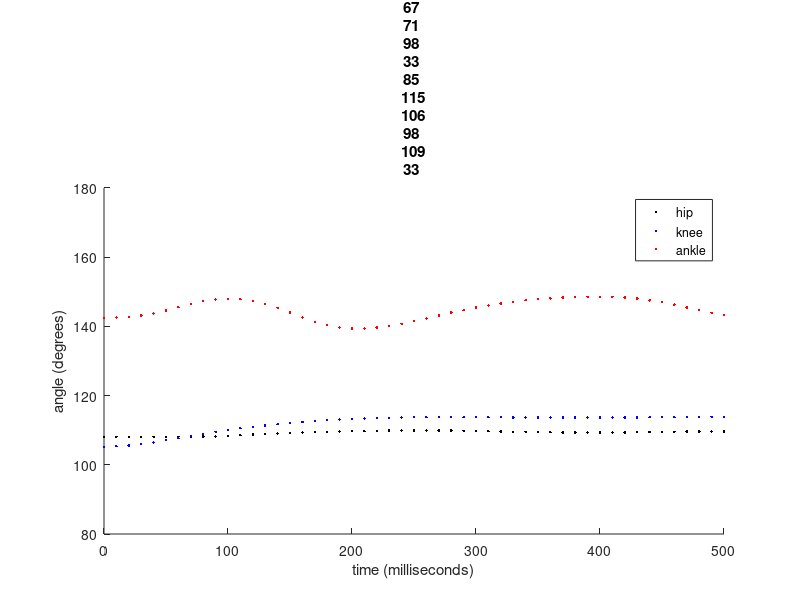
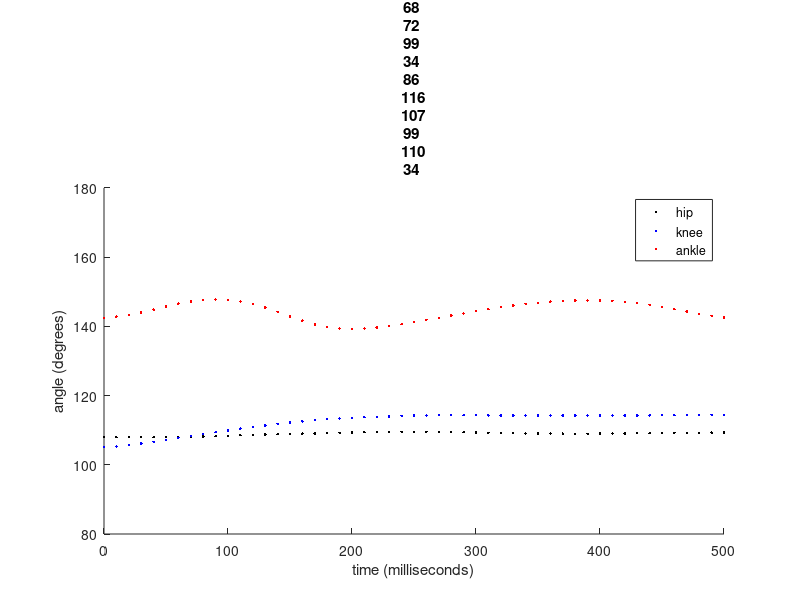
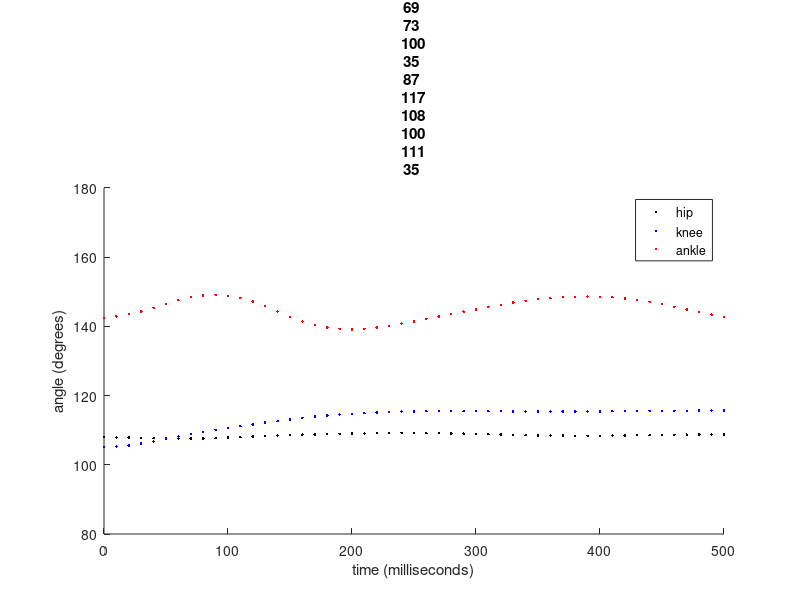
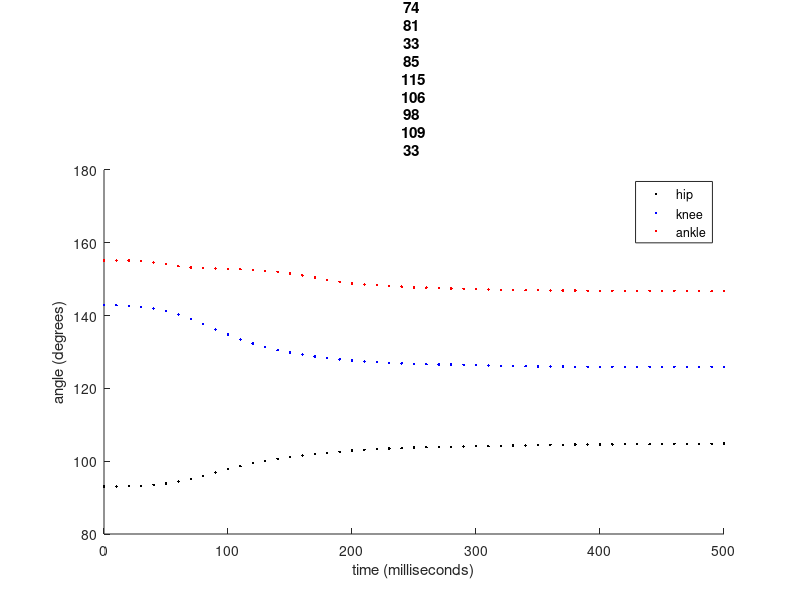

Reproduce these figures in MATLAB, in order. (Note: this script raises an error after producing the figures.)
clear
clc
addpath('C:\GitHub\Quadruped_Robot\Code\Matlab\Analysis\DampedLeg_Krnacik\Haonan\Comparison')

%% BFa Trial Data Processing
load BFa_trial1.mat;
load BFa_trial2.mat;
load BFa_trial3.mat;

%  initial conditions
BFa_hip_IC = 108;
BFa_knee_IC = 105;
BFa_ankle_IC = 142;

%  create single matrix to edit data
BFa = zeros(length(BFa_trial1(:,1)),3*length(BFa_trial1(1,:)));
BFa(:,1:4) = BFa_trial1(:,1:4);
BFa(:,5:8) = BFa_trial2(:,1:4);
BFa(:,9:12) = BFa_trial3(:,1:4);

% data processing
for ii = 4:4:12
    BFa(:,ii-3) = BFa(:,ii-3) + BFa_hip_IC;         %   encoder readings start at 0
    BFa(:,ii-2) = BFa(:,ii-2) + BFa_knee_IC;        %   add initial conditions to encoder readings
    BFa(:,ii-1) = BFa(:,ii-1) + BFa_ankle_IC;       
    
    for jj = 2:length(BFa(:,1))                     %   make time values continuous instead of resetting every 1 second
        if BFa(jj,ii) - BFa(jj-1,ii) >= 0
            BFa(jj,ii) = BFa(jj,ii);
        else if BFa(jj,ii) - BFa(jj-1,ii) < 0 && abs(BFa(jj,ii) - BFa(jj-1,ii)) < 1500
                BFa(jj,ii) = BFa(jj,ii) + 1000;
            else
                BFa(jj,ii) = BFa(jj,ii) + 2000;
            end
        end
    end
    
    BFa_offset(1) = 396;             %
    BFa_offset(2) = 296;             %   find time offset (milliseconds) when the leg was dropped for each trial
    BFa_offset(3) = 246;             %
   
    BFa(:,ii) = BFa(:,ii) - BFa_offset(ii/4);
        
    figure
    hold on
    plot(BFa(:,ii),BFa(:,ii-3),'.',"color","k")
    plot(BFa(:,ii),BFa(:,ii-2),'.',"color","b")
    plot(BFa(:,ii),BFa(:,ii-1),'.',"color","r")
    legend('hip','knee','ankle')
    title("BFa Trial " + ii/4)
    xlabel("time (milliseconds)")
    ylabel("angle (degrees)")
    ylim([80 180])
    xlim([0 500])
    hold off
end
save('C:\GitHub\Quadruped_Robot\Code\Matlab\Analysis\DampedLeg_Krnacik\Haonan\Comparison\BFa.mat','BFa')

%% IP Trial Data Processing
load IP_trial1.mat;
load IP_trial2.mat;
load IP_trial3.mat;

%  initial conditions
IP_hip_IC = 93;
IP_knee_IC = 143;
IP_ankle_IC = 155;

%  create single matrix to edit data
IP = zeros(length(IP_trial1(:,1)),3*length(IP_trial1(1,:)));
IP(:,1:4) = IP_trial1(:,1:4);
IP(:,5:8) = IP_trial2(:,1:4);
IP(:,9:12) = IP_trial3(:,1:4);

% data processing
for ii = 4:4:12
    IP(:,ii-3) = IP(:,ii-3) + IP_hip_IC;         %   encoder readings start at 0
    IP(:,ii-2) = IP(:,ii-2) + IP_knee_IC;        %   add initial conditions to encoder readings
    IP(:,ii-1) = IP(:,ii-1) + IP_ankle_IC;       
    
    for jj = 2:length(IP(:,1))                     %   make time values continuous instead of resetting every 1 second
        if IP(jj,ii) - IP(jj-1,ii) >= 0
            IP(jj,ii) = IP(jj,ii);
        else if IP(jj,ii) - IP(jj-1,ii) < 0 && abs(IP(jj,ii) - IP(jj-1,ii)) < 1500
                IP(jj,ii) = IP(jj,ii) + 1000;
            else
                IP(jj,ii) = IP(jj,ii) + 2000;
            end
        end
    end
    
    IP_offset(1) = 96;             %
    IP_offset(2) = 136;            %   find time offset (milliseconds) when the leg was dropped for each trial
    IP_offset(3) = 136;            %
   
    IP(:,ii) = IP(:,ii) - IP_offset(ii/4);
        
    figure
    hold on
    plot(IP(:,ii),IP(:,ii-3),'.',"color","k")
    plot(IP(:,ii),IP(:,ii-2),'.',"color","b")
    plot(IP(:,ii),IP(:,ii-1),'.',"color","r")
    legend('hip','knee','ankle')
    title("IP Trial " + ii/4)
    xlabel("time (milliseconds)")
    ylabel("angle (degrees)")
    ylim([80 180])
    xlim([0 500])
    hold off
end
save('C:\GitHub\Quadruped_Robot\Code\Matlab\Analysis\DampedLeg_Krnacik\Haonan\Comparison\IP.mat','IP')

%% ST2 Trial Data Processing
load ST2_trial1.mat;
load ST2_trial2.mat;
load ST2_trial3.mat;

%  initial conditions
ST2_hip_IC = 107;
ST2_knee_IC = 101;      %   *does not match rat leg data - quadruped knee does not have same range of motion
ST2_ankle_IC = 140;

%  create single matrix to edit data
ST2 = zeros(length(ST2_trial1(:,1)),3*length(ST2_trial1(1,:)));
ST2(:,1:4) = ST2_trial1(:,1:4);
ST2(:,5:8) = ST2_trial2(:,1:4);
ST2(:,9:12) = ST2_trial3(:,1:4);

% data processing
for ii = 4:4:12
    ST2(:,ii-3) = ST2(:,ii-3) + ST2_hip_IC;         %   encoder readings start at 0
    ST2(:,ii-2) = ST2(:,ii-2) + ST2_knee_IC;        %   add initial conditions to encoder readings
    ST2(:,ii-1) = ST2(:,ii-1) + ST2_ankle_IC;       
    
    for jj = 2:length(ST2(:,1))                     %   make time values continuous instead of resetting every 1 second
        if ST2(jj,ii) - ST2(jj-1,ii) >= 0
            ST2(jj,ii) = ST2(jj,ii);
        else if ST2(jj,ii) - ST2(jj-1,ii) < 0 && abs(ST2(jj,ii) - ST2(jj-1,ii)) < 1500
                ST2(jj,ii) = ST2(jj,ii) + 1000;
            else
                ST2(jj,ii) = ST2(jj,ii) + 2000;
            end
        end
    end
    
    ST2_offset(1) = 226;             %
    ST2_offset(2) = 186;             %   find time offset (milliseconds) when the leg was dropped for each trial
    ST2_offset(3) = 236;             %
   
    ST2(:,ii) = ST2(:,ii) - ST2_offset(ii/4);   
        
    figure
    hold on
    plot(ST2(:,ii),ST2(:,ii-3),'.',"color","k")
    plot(ST2(:,ii),ST2(:,ii-2),'.',"color","b")
    plot(ST2(:,ii),ST2(:,ii-1),'.',"color","r")
    legend('hip','knee','ankle')
    title("ST2 Trial " + ii/4)
    xlabel("time (milliseconds)")
    ylabel("angle (degrees)")
    ylim([80 180])
    xlim([0 500])
    hold off
end
save('C:\GitHub\Quadruped_Robot\Code\Matlab\Analysis\DampedLeg_Krnacik\Haonan\Comparison\ST2.mat','ST2')

%% BFp Trial Data Processing
load BFp_trial1.mat;
load BFp_trial2.mat;
load BFp_trial3.mat;

%  initial conditions
BFp_hip_IC = 116;
BFp_knee_IC = 101;
BFp_ankle_IC = 99;

%  create single matrix to edit data
BFp = zeros(length(BFp_trial1(:,1)),3*length(BFp_trial1(1,:)));
BFp(:,1:4) = BFp_trial1(:,1:4);
BFp(:,5:8) = BFp_trial2(:,1:4);
BFp(:,9:12) = BFp_trial3(:,1:4);

% data processing
for ii = 4:4:12
    BFp(:,ii-3) = BFp(:,ii-3) + BFp_hip_IC;         %   encoder readings start at 0
    BFp(:,ii-2) = BFp(:,ii-2) + BFp_knee_IC;        %   add initial conditions to encoder readings
    BFp(:,ii-1) = BFp(:,ii-1) + BFp_ankle_IC;       
    
    for jj = 2:length(BFp(:,1))                     %   make time values continuous instead of resetting every 1 second
        if BFp(jj,ii) - BFp(jj-1,ii) >= 0
            BFp(jj,ii) = BFp(jj,ii);
        else if BFp(jj,ii) - BFp(jj-1,ii) < 0 && abs(BFp(jj,ii) - BFp(jj-1,ii)) < 1500
                BFp(jj,ii) = BFp(jj,ii) + 1000;
            else
                BFp(jj,ii) = BFp(jj,ii) + 2000;
            end
        end
    end
    
    BFp_offset(1) = 196;             %
    BFp_offset(2) = 226;             %   find time offset (milliseconds) when the leg was dropped for each trial
    BFp_offset(3) = 206;             %
   
    BFp(:,ii) = BFp(:,ii) - BFp_offset(ii/4);
        
    figure
    hold on
    plot(BFp(:,ii),BFp(:,ii-3),'.',"color","k")
    plot(BFp(:,ii),BFp(:,ii-2),'.',"color","b")
    plot(BFp(:,ii),BFp(:,ii-1),'.',"color","r")
    legend('hip','knee','ankle')
    title("BFp Trial " + ii/4)
    xlabel("time (milliseconds)")
    ylabel("angle (degrees)")
    ylim([80 180])
    xlim([0 500])
    hold off
end
save('C:\GitHub\Quadruped_Robot\Code\Matlab\Analysis\DampedLeg_Krnacik\Haonan\Comparison\BFp.mat','BFp')

%% GS Trial Data Processing
load GS_trial1.mat;
load GS_trial2.mat;
load GS_trial4.mat;

%  initial conditions
GS_hip_IC = 93;
GS_knee_IC = 112;
GS_ankle_IC = 141;

%  create single matrix to edit data
GS = zeros(length(GS_trial1(:,1)),3*length(GS_trial1(1,:)));
GS(:,1:4) = GS_trial1(:,1:4);
GS(:,5:8) = GS_trial2(:,1:4);
GS(:,9:12) = GS_trial4(:,1:4);

% data processing
for ii = 4:4:12
    GS(:,ii-3) = GS(:,ii-3) + GS_hip_IC;         %   encoder readings start at 0
    GS(:,ii-2) = GS(:,ii-2) + GS_knee_IC;        %   add initial conditions to encoder readings
    GS(:,ii-1) = GS(:,ii-1) + GS_ankle_IC;       
    
    for jj = 2:length(GS(:,1))                     %   make time values continuous instead of resetting every 1 second
        if GS(jj,ii) - GS(jj-1,ii) >= 0
            GS(jj,ii) = GS(jj,ii);
        else if GS(jj,ii) - GS(jj-1,ii) < 0 && abs(GS(jj,ii) - GS(jj-1,ii)) < 1500
                GS(jj,ii) = GS(jj,ii) + 1000;
            else
                GS(jj,ii) = GS(jj,ii) + 2000;
            end
        end
    end
    
    GS_offset(1) = 226;             %
    GS_offset(2) = 206;             %   find time offset (milliseconds) when the leg was dropped for each trial
    GS_offset(3) = 66;              %
   
    GS(:,ii) = GS(:,ii) - GS_offset(ii/4);
        
    figure
    hold on
    plot(GS(:,ii),GS(:,ii-3),'.',"color","k")
    plot(GS(:,ii),GS(:,ii-2),'.',"color","b")
    plot(GS(:,ii),GS(:,ii-1),'.',"color","r")
    legend('hip','knee','ankle')
    title("GS Trial " + ii/4)
    xlabel("time (milliseconds)")
    ylabel("angle (degrees)")
    ylim([80 180])
    xlim([0 500])
    hold off
end
save('C:\GitHub\Quadruped_Robot\Code\Matlab\Analysis\DampedLeg_Krnacik\Haonan\Comparison\GS.mat','GS')

%% ST Trial Data Processing
load ST_trial1.mat;
load ST_trial4.mat;
load ST_trial3.mat;

%  initial conditions
ST_hip_IC = 113;
ST_knee_IC = 101;
ST_ankle_IC = 168;

%  create single matrix to edit data
ST = zeros(length(ST_trial1(:,1)),3*length(ST_trial1(1,:)));
ST(:,1:4) = ST_trial1(:,1:4);
ST(:,5:8) = ST_trial4(:,1:4);
ST(:,9:12) = ST_trial3(:,1:4);

% data processing
for ii = 4:4:12
    ST(:,ii-3) = ST(:,ii-3) + ST_hip_IC;         %   encoder readings start at 0
    ST(:,ii-2) = ST(:,ii-2) + ST_knee_IC;        %   add initial conditions to encoder readings
    ST(:,ii-1) = ST(:,ii-1) + ST_ankle_IC;       
    
    for jj = 2:length(ST(:,1))                     %   make time values continuous instead of resetting every 1 second
        if ST(jj,ii) - ST(jj-1,ii) >= 0
            ST(jj,ii) = ST(jj,ii);
        else if ST(jj,ii) - ST(jj-1,ii) < 0 && abs(ST(jj,ii) - ST(jj-1,ii)) < 1500
                ST(jj,ii) = ST(jj,ii) + 1000;
            else
                ST(jj,ii) = ST(jj,ii) + 2000;
            end
        end
    end
    
    ST_offset(1) = 196;             %
    ST_offset(2) = 176;             %   find time offset (milliseconds) when the leg was dropped for each trial
    ST_offset(3) = 256;             %
   
    ST(:,ii) = ST(:,ii) - ST_offset(ii/4);
        
    figure
    hold on
    plot(ST(:,ii),ST(:,ii-3),'.',"color","k")
    plot(ST(:,ii),ST(:,ii-2),'.',"color","b")
    plot(ST(:,ii),ST(:,ii-1),'.',"color","r")
    legend('hip','knee','ankle')
    title("ST Trial " + ii/4)
    xlabel("time (milliseconds)")
    ylabel("angle (degrees)")
    ylim([80 180])
    xlim([0 500])
    hold off
end
save('C:\GitHub\Quadruped_Robot\Code\Matlab\Analysis\DampedLeg_Krnacik\Haonan\Comparison\ST.mat','ST')

%% VL Trial Data Processing
load VL_trial1.mat;
load VL_trial2.mat;
load VL_trial3.mat;

%  initial conditions
VL_hip_IC = 102;
VL_knee_IC = 128;
VL_ankle_IC = 141;

%  create single matrix to edit data
VL = zeros(length(VL_trial1(:,1)),3*length(VL_trial1(1,:)));
VL(:,1:4) = VL_trial1(:,1:4);
VL(:,5:8) = VL_trial2(:,1:4);
VL(:,9:12) = VL_trial3(:,1:4);

% data processing
for ii = 4:4:12
    VL(:,ii-3) = VL(:,ii-3) + VL_hip_IC;         %   encoder readings start at 0
    VL(:,ii-2) = VL(:,ii-2) + VL_knee_IC;        %   add initial conditions to encoder readings
    VL(:,ii-1) = VL(:,ii-1) + VL_ankle_IC;       
    
    for jj = 2:length(VL(:,1))                     %   make time values continuous instead of resetting every 1 second
        if VL(jj,ii) - VL(jj-1,ii) >= 0
            VL(jj,ii) = VL(jj,ii);
        else if VL(jj,ii) - VL(jj-1,ii) < 0 && abs(VL(jj,ii) - VL(jj-1,ii)) < 1500
                VL(jj,ii) = VL(jj,ii) + 1000;
            else
                VL(jj,ii) = VL(jj,ii) + 2000;
            end
        end
    end
    
    VL_offset(1) = 186;             %
    VL_offset(2) = 206;             %   find time offset (milliseconds) when the leg was dropped for each trial
    VL_offset(3) = 166;             %
   
    VL(:,ii) = VL(:,ii) - VL_offset(ii/4);
        
    figure
    hold on
    plot(VL(:,ii),VL(:,ii-3),'.',"color","k")
    plot(VL(:,ii),VL(:,ii-2),'.',"color","b")
    plot(VL(:,ii),VL(:,ii-1),'.',"color","r")
    legend('hip','knee','ankle')
    title("VL Trial " + ii/4)
    xlabel("time (milliseconds)")
    ylabel("angle (degrees)")
    ylim([80 180])
    xlim([0 500])
    hold off
end
save('C:\GitHub\Quadruped_Robot\Code\Matlab\Analysis\DampedLeg_Krnacik\Haonan\Comparison\ST.mat','VL')